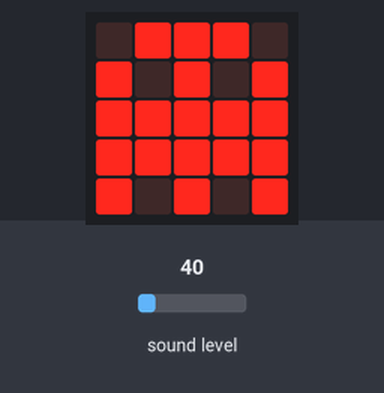
A program run on a simulated BBC micro:bit (MakeCode). On the bench: the board's 5×5 LED display. The inputs (shaded band) are chosen by the test bench; at power-on: sound level 40. Random numbers come from a fixed seed.

Above: at 1.8 s.
1.9 s: sound level set to 157
3.4 s: sound level set to 165
At 4.19 s:
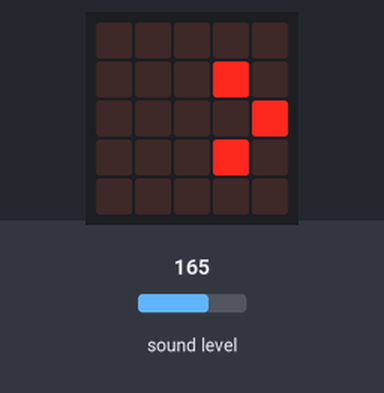
At 6.0 s:
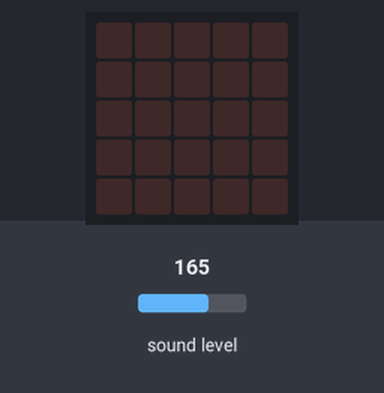
Timing chart, 0 to 7.5 s (numbered marks = the images above; inputs shaded):
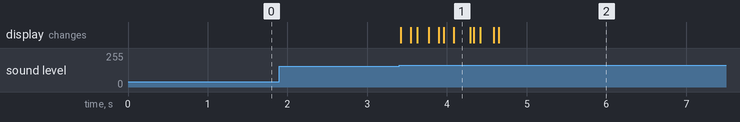

Measured:
- the behaviour switches between 160 and 161 on sound level (found by bisection; images 0 and 1)
- after the input at 1.9 s, every drawn part: stays the same
- after the input at 3.4 s, the display: first changes at once (image 1 shows a later state)

The program:

main.ts
```typescript
let colom = 0
let row = 0
basic.showIcon(IconNames.Ghost)
basic.forever(function () {
    for (let index = 0; index < 4; index++) {
        if (input.soundLevel() > 160) {
            row = randint(0, 4)
            colom = randint(0, 4)
        } else {

        }
        if (led.point(colom, row)) {
            led.unplot(colom, row)
            led.plot(colom + 1, row)
        } else {

        }
    }
})
```

test.ts
```typescript
// tests gaan hier; deze zal niet worden gecompileerd wanneer dit pakket wordt gebruikt als extensie.
```
